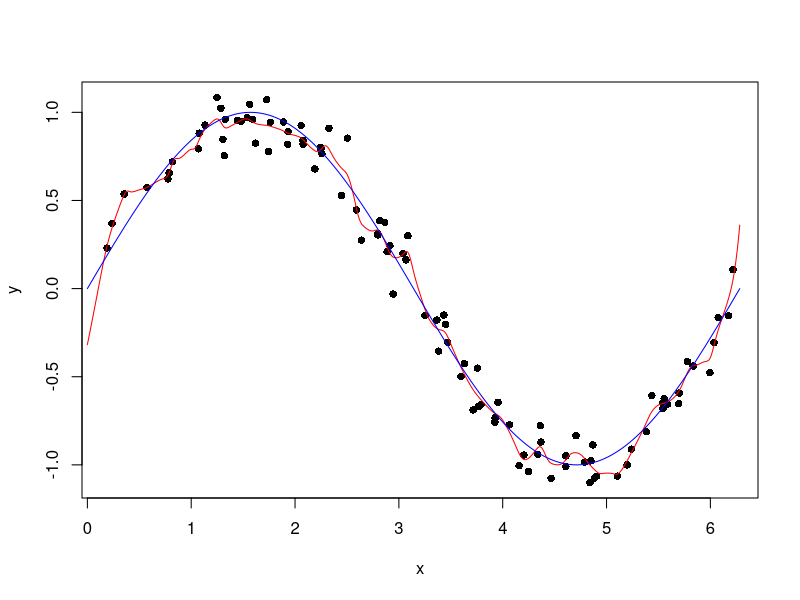

This figure's R source:

bls<-function(x0,x,y){
  x0%*%solve(t(x)%*%x,t(x)%*%y)
}

knn<-function(x0,x,y,k){
      x=as.matrix(x)
      p=dim(x)[2]	
      n=dim(x)[1]        
      dis=rep(0,n)
      for(i in 1:p){
        dis= (x0[i]-x[,i])^2+dis
      }
      ind=order(dis)[1:k]
      mean(y[ind])
}

loess0<-function(x0,x,y,kern,lam){
  x=as.matrix(x)
  p=dim(x)[2]	
  n=dim(x)[1]        
  dis=rep(0,n)
  for(i in 1:p){
    dis= (x0[i]-x[,i])^2+dis
  }
  teta0=sum(kern(dis,lam)*y)/sum(kern(dis,lam))
}

loess1<-function(x0,x,y,kern,lam){
  x=as.matrix(x)
  p=dim(x)[2]	
  n=dim(x)[1]        
  dis=rep(0,n)
  for(i in 1:p){
    dis= (x0[i]-x[,i])^2+dis
  }
  ##Your code here
  a<-sum(kern(dis,lam))
  b<-sum(kern(dis,lam)*x)
  c<-sum(kern(dis,lam)*x*x)
  d<-sum(kern(dis,lam)*y)
  e<-sum(kern(dis,lam)*x*y)
  A <- matrix(c(a, b, b, c),nrow=2)
  B <- matrix(c(d,e),nrow=2)
  teta <- solve(A, B)
  teta[1]+teta[2]*x0
}

kern<-function(x,lam){
  exp(-x/lam)/lam
}
######
## sin(x) Regression Example
######
set.seed(100)
x=runif(100,0,2*pi)
y=sin(x)+rnorm(100,,0.1)

xgrid=seq(0,2*pi,length=500)
n=length(xgrid)
ygrid=vector(length=n)
k=15
lam=0.01

for(i in 1:n){
##  ygrid[i]=##loess d=0 , d=1
  ygrid[i]=loess0(xgrid[i],x,y,kern,lam)
  ygrid[i]=loess1(xgrid[i],x,y,kern,lam)
}
plot(x,y,pch=16)
lines(xgrid,ygrid,col=c("red"))
lines(xgrid,sin(xgrid),col=c("blue"))
